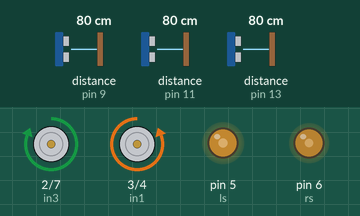
Recording of a sketch running on a simulated Arduino Uno, built with avr-gcc and run on an emulated ATmega328P. On the bench: motor-driver pin pairs drawn as motors (green arrow = first pin HIGH = forward, orange = second pin HIGH = backward, longer = more drive), output pins drawn as LEDs (lit = HIGH). Wiring (inferred from the names in the program): 3 × ultrasonic range finder: trigger pin 8, echo pin 9 / trigger pin 10, echo pin 11 / trigger pin 12, echo pin 13. Inputs (shaded band) come from the test bench; at power-on: distance to the obstacle (sensors on pin 9, pin 11, pin 13) 80 cm. The echo pulse lasts 58.3 µs per cm; pins used as bus, display or sensor lines are not drawn.

Above: at 1.2 s.
1.3 s: distance to the obstacle (sensor on pin 9) set to 23 cm
2.8 s: distance to the obstacle (sensor on pin 9) set to 18 cm
At 4.0 s:
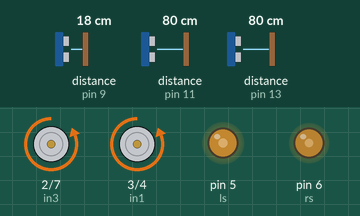
4.3 s: distance to the obstacle (sensor on pin 11) set to 19 cm
5.8 s: distance to the obstacle (sensor on pin 11) set to 15 cm
At 6.3 s:
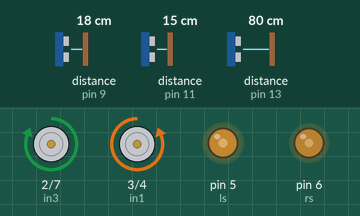
7.3 s: distance to the obstacle (sensor on pin 11) set to 12 cm
8.8 s: distance to the obstacle (sensor on pin 11) set to 9 cm
At 9.8 s:
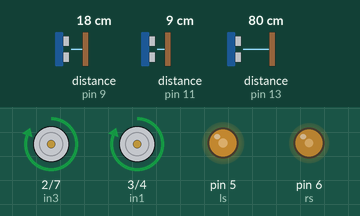
Timing chart, 0 to 11.3 s (numbered marks = the images above; inputs shaded):
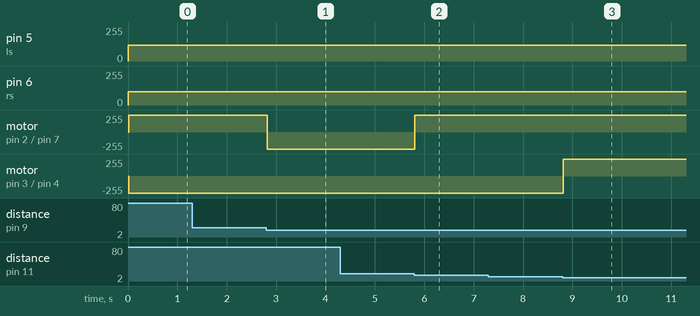

Measured:
- the behaviour switches between 21 and 20 cm on distance to the obstacle (sensor on pin 9) (found by bisection; images 0 and 1)
- the behaviour switches between 17 and 16 cm on distance to the obstacle (sensor on pin 11) (found by bisection; images 1 and 2)
- the behaviour switches between 11 and 10 cm on distance to the obstacle (sensor on pin 11) (found by bisection; images 2 and 3)
- after the input at 1.3 s, every drawn part: stays the same
- after the input at 2.8 s, motor on pin 2 (in3) / pin 7 (in4): forward 255/255 → backward 255/255 at once
- after the input at 4.3 s, every drawn part: stays the same
- after the input at 5.8 s, motor on pin 2 (in3) / pin 7 (in4): backward 255/255 → forward 255/255 at once
- after the input at 7.3 s, every drawn part: stays the same
- after the input at 8.8 s, motor on pin 3 (in1) / pin 4 (in2): backward 255/255 → forward 255/255 at once

The sketch:

testfire.ino
```cpp
const int trigPin1 = 8;
const int echoPin1 = 9;

const int trigPin2 = 10;
const int echoPin2 = 11;

const int trigPin3 = 12;
const int echoPin3 = 13;

const int in1 = 3;
const int in2 = 4;
const int in3 = 2;
const int in4 = 7;
const int ls= 5;
const int rs = 6;


void setup()
{

pinMode(trigPin1, OUTPUT);
pinMode(echoPin1, INPUT);

pinMode(trigPin2, OUTPUT);
pinMode(echoPin2, INPUT);

pinMode(trigPin3, OUTPUT);
pinMode(echoPin3, INPUT);

pinMode (in1, OUTPUT);
pinMode (in2, OUTPUT);
pinMode (in3, OUTPUT);
pinMode (in4, OUTPUT);
pinMode (ls, OUTPUT);
pinMode (rs, OUTPUT);

}

long duration1, distance1;
long duration2, distance2;
long duration3, distance3;

void loop()

{
analogWrite(ls,120);
analogWrite(rs,100);

digitalWrite(trigPin1, LOW);
delayMicroseconds(2);
digitalWrite(trigPin1, HIGH);
delayMicroseconds(10);
digitalWrite(trigPin1, LOW);
duration1 = pulseIn(echoPin1, HIGH);
distance1 = duration1/58.2;
digitalWrite(trigPin2, LOW);
delayMicroseconds(2);
digitalWrite(trigPin2, HIGH);
delayMicroseconds(10);
digitalWrite(trigPin2, LOW);
duration2 = pulseIn(echoPin2, HIGH);
distance2 = duration2/58.2;

digitalWrite(trigPin3, LOW);
delayMicroseconds(2);
digitalWrite(trigPin3, HIGH);
delayMicroseconds(10);
digitalWrite(trigPin3, LOW);
duration3 = pulseIn(echoPin3, HIGH);
distance3 = duration3/58.2;
if(distance1<20&&distance2>15 && distance3>15)

{

digitalWrite(in1, LOW);  //TurnRight
digitalWrite(in2, HIGH);
digitalWrite(in3, LOW);
digitalWrite(in4, HIGH);
}

else if(distance1<20&&distance3<15 && distance2>16)
{

digitalWrite(in1, LOW);  //TurnRight
digitalWrite(in2, HIGH);
digitalWrite(in3, LOW);
digitalWrite(in4, HIGH);

}

else if(distance1<20&&distance2<10 && distance3>15){

digitalWrite(in1, HIGH);  //TurnLeft
digitalWrite(in2, LOW);
digitalWrite(in3, HIGH);
digitalWrite(in4, LOW);


}

else

{

digitalWrite(in1, LOW);
digitalWrite(in2, HIGH);
digitalWrite(in3, HIGH);
digitalWrite(in4, LOW);
}


}
```
